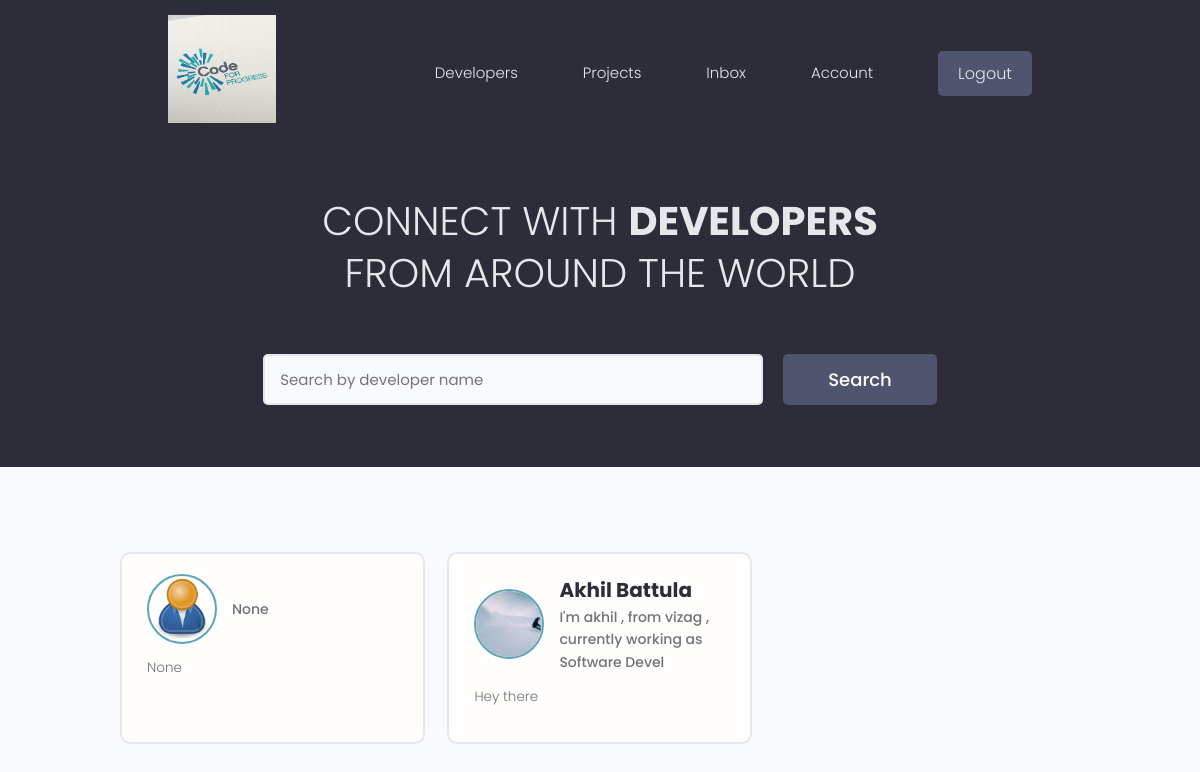
Page / (signed in) on the committed database.
### users/models.py (models this page shows, shortened)
class Profile(models.Model):
    user = models.OneToOneField(
        User, on_delete=models.CASCADE, null=True, blank=True)
    name = models.CharField(max_length=200, blank=True, null=True)
    email = models.EmailField(max_length=500, blank=True, null=True)
    username = models.CharField(max_length=200, blank=True, null=True)
    location = models.CharField(max_length=200, blank=True, null=True)
    short_intro = models.CharField(max_length=200, blank=True, null=True)
    bio = models.TextField(blank=True, null=True)
    profile_image = models.ImageField(
        null=True, blank=True, upload_to='profiles/', default="profiles/user-default.png")
    social_github = models.CharField(max_length=200, blank=True, null=True)
    social_twitter = models.CharField(max_length=200, blank=True, null=True)
    social_linkedin = models.CharField(max_length=200, blank=True, null=True)
    social_youtube = models.CharField(max_length=200, blank=True, null=True)
    social_website = models.CharField(max_length=200, blank=True, null=True)
    created = models.DateTimeField(auto_now_add=True)
    id = models.UUIDField(default=uuid.uuid4, unique=True,
                          primary_key=True, editable=False)
    class Meta:
        ordering = ['created']
    @property
    def imageURL(self):
        try:
            url = self.profile_image.url
        except:
            url = ''
        return url

### users/views.py (the view)
# urls.py: path('', views.profiles, name="profiles"),
def profiles(request):
    profiles, search_query = searchProfiles(request)
    custom_range, profiles = paginateProfiles(request, profiles, 3)
    context = {'profiles': profiles, 'search_query': search_query,
               'custom_range': custom_range}
    return render(request, 'users/profiles.html', context)

### users/utils.py (called while the page is built)
def paginateProfiles(request, profiles, results):
    page = request.GET.get('page')
    paginator = Paginator(profiles, results)
    try:
        profiles = paginator.page(page)
    except PageNotAnInteger:
        page = 1
        profiles = paginator.page(page)
    except EmptyPage:
        page = paginator.num_pages
        profiles = paginator.page(page)
    leftIndex = (int(page) - 4)
    if leftIndex < 1:
        leftIndex = 1
    rightIndex = (int(page) + 5)
    if rightIndex > paginator.num_pages:
        rightIndex = paginator.num_pages + 1
    custom_range = range(leftIndex, rightIndex)
    return custom_range, profiles

def searchProfiles(request):
    search_query = ''
    if request.GET.get('search_query'):
        search_query = request.GET.get('search_query')
    skills = Skill.objects.filter(name__icontains=search_query)
    profiles = Profile.objects.distinct().filter(
        Q(name__icontains=search_query) |
        Q(short_intro__icontains=search_query) |
        Q(skill__in=skills)
    )
    return profiles, search_query

### users/templates/users/profiles.html (shortened to what this page needs)
{% extends 'main.html' %}
{% block content %}
<main class="home">
    <section class="hero-section text-center">
        <div class="container container--narrow">
            <div class="hero-section__box">
                <h2>CONNECT WITH <span>DEVELOPERS</span></h2>
                <h2>FROM AROUND THE WORLD</h2>
            </div>
            <div class="hero-section__search">
                <form id="searchForm" class="form" action="{% url 'profiles' %}" method="get">
                    <div class="form__field">
                        <input class="input input--text" id="formInput#search" type="text" name="search_query"
                            value="{{search_query}}" placeholder="Search by developer name" />
                    </div>
                    <input class="btn btn--sub btn--lg" type="submit" value="Search" />
                </form>
            </div>
        </div>
    </section>
    <section class="devlist">
        <div class="container">
            <div class="grid grid--three">
                {% for profile in profiles %}
                <div class="column card">
                    <div class="dev">
                        <a href="{% url 'user-profile' profile.id %}" class="card__body">
                            <div class="dev__profile">
                                <img class="avatar avatar--md" src="{{ profile.imageURL }}" alt="image" />
                                <div class="dev__meta">
                                    <h3>{{profile.name}}</h3>
                                    <h5>{{profile.short_intro|slice:"60"}}</h5>
                                </div>
                            </div>
                            <p class="dev__info">{{profile.bio|slice:"150"}}</p>
                        </a>
                    </div>
                </div>
                {% endfor %}
            </div>
        </div>
    </section>
</main>
{% endblock content %}

### static/styles/app.css (style rules this page uses)
:root { --color-sub: #2d2d39; }
.btn--sub { background-color: var(--color-sub-light); }
.card { border: 2px solid var(--color-light); }
img { width: 100%; }
.hero-section { height: 40vh; display: flex; align-items: center; background-color: var(--color-sub); }
.hero-section__box { margin-bottom: 4rem; }
.hero-section__box>h2, .hero-section__box>h2>span { font-size: 4rem; color: var(--color-light); line-height: 1.3; text-transform: uppercase; }
.hero-section__box>h2 { font-weight: 300; }
.hero-section__box>h2>span { font-weight: 700; }
.hero-section__search>.form { display: flex; align-items: center; justify-content: center; gap: 2rem; }
.hero-section__search>.form input.input--text { width: 50rem; }
.devlist { margin-top: 8rem; }
.devlist .grid { align-items: stretch; }
.devlist .dev .dev__profile { display: flex; align-items: center; gap: 1.5rem; }
.devlist .dev .dev__meta h3 { color: var(--color-sub); font-size: 2rem; font-weight: 700; }
.devlist .dev .dev__meta h5 { color: var(--color-text); font-size: 1.4rem; font-weight: 500; }
.devlist .dev .dev__info { margin: 1.5rem 0; font-size: 1.35rem; line-height: 1.4; text-align: justify; }

### static/uikit/styles/modules/_variables.css (style rules this page uses)
:root { --color-main: #5aa5b9; --color-main-light: #e6faff; --color-sub: #3f4156; --color-sub-light: #51546e; --color-sub-lighter: #ededfd; --color-text: #737373; --color-gray: #8b8b8b; --color-light: #e5e7eb; --color-light-gray: #767676; --color-bg: #f8fafd; --color-white: #fffefd; --color-white-light: #f3f3f3; --color-success: #359e64; --color-success-bg: #def8e8; --color-error: #fc4b0b; --color-error-bg: #fff2ee; --font-base: 'Poppins', arial, helvetica, 'Segoe UI', roboto, ubuntu, sans-serif; --font-monospace: 'Fira Code', 'Courier New', courier, monospace; --font-regular: 300; --font-medium: 500; --font-bold: 700; --generic-shadow: 1px 1px 5px #00000010; --generic-transition: all 0.3s ease-in-out; }

### static/uikit/styles/modules/_base.css (style rules this page uses)
* { margin: 0; padding: 0; box-sizing: border-box; text-rendering: optimizeLegibility; color: inherit; font-size: inherit; }
html { font-size: 50%; }
@media only screen and (min-width: 480px) { html { font-size: 56.25%; } }
@media only screen and (min-width: 1200px) { html { font-size: 62.5%; } }
body { line-height: 1.6; font-weight: 400; font-size: 1.5rem; color: var(--color-text); background-color: var(--color-bg); min-height: 100vh; }

### static/uikit/styles/modules/_typography.css (style rules this page uses)
* { font-family: var(--font-base); }
h2 { font-size: 3.6rem; font-weight: var(--font-bold); }
h3 { font-size: 3.2rem; font-weight: var(--font-medium); }
h5 { font-size: 2.4rem; font-weight: var(--font-medium); }
h5, h6 { font-weight: var(--font-regular); }
p, span, strong { font-size: 1.6rem; color: var(--color-text); font-weight: var(--font-regular); }
a { padding-bottom: 2px; text-decoration: none; display: inline-block; color: var(--color-main); font-weight: var(--font-medium); }

### static/uikit/styles/modules/_utilities.css (style rules this page uses)
.container { width: 92%; max-width: 165rem; margin: 0 auto; box-sizing: border-box; }
.container--narrow { width: 92%; max-width: 120rem; }
@media screen and (min-width: 1000px) { .container { width: 90%; } }
@media screen and (min-width: 1000px) { .container--narrow { width: 85%; } }
@media screen and (min-width: 1200px) { .container { width: 80%; } }
@media screen and (min-width: 1200px) { .container--narrow { width: 72%; } }
.text-center { text-align: center; }

### static/uikit/styles/modules/_avatar.css (style rules this page uses)
.avatar { border-radius: 50%; border: 2px solid var(--color-main); object-fit: cover; }
.avatar--md { height: 7rem; width: 7rem; }

### static/uikit/styles/modules/_button.css (style rules this page uses)
.btn { display: inline-block; position: relative; cursor: pointer; background-color: var(--color-light); font-weight: var(--font-medium); color: var(--color-sub); text-decoration: none; padding: 1rem 2rem; border-radius: 0.5rem; border: none; width: -webkit-fit-content; width: -moz-fit-content; width: fit-content; height: -webkit-fit-content; height: -moz-fit-content; height: fit-content; font-size: 1.6rem; outline-width: 0; outline-color: transparent; -webkit-backface-visibility: hidden; backface-visibility: hidden; transition: all 0.3s ease-in-out; }
.btn--sub { background-color: var(--color-sub); color: var(--color-white); }
.btn--lg { font-size: 1.8rem; padding: 1.2rem 4.5rem; }

### static/uikit/styles/modules/_card.css (style rules this page uses)
.card { border-radius: 1rem; background-color: var(--color-white); border: 1.5px solid var(--color-light); width: auto; height: auto; margin-top: 0.5rem; margin-bottom: 0.5rem; overflow: hidden; }
.card__body, .card__header { padding: 2rem 2.5rem; }

### rows in the picture
Profile: imageURL (placeholder picture), short_intro "None", bio "None"
Profile: imageURL (picture), name "Akhil Battula", short_intro "I'm akhil , from vizag , currently working as Software Devel", bio "Hey there"
